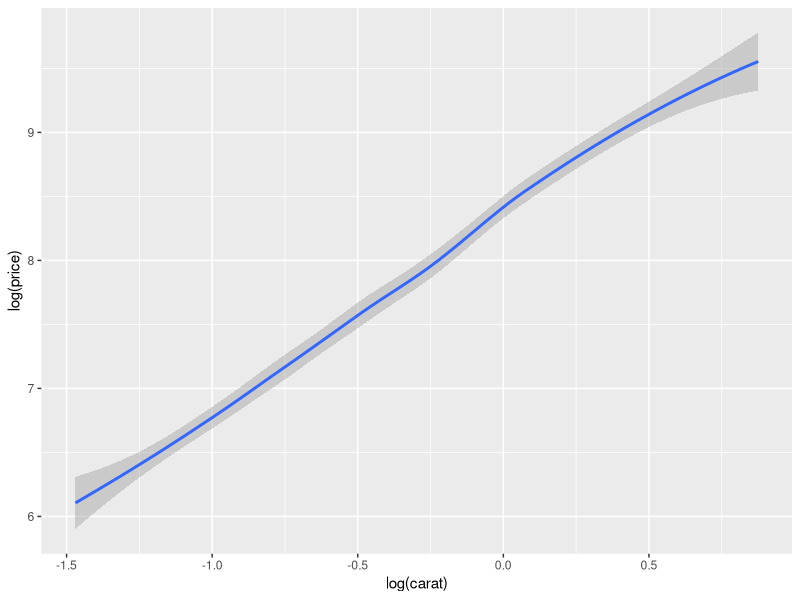
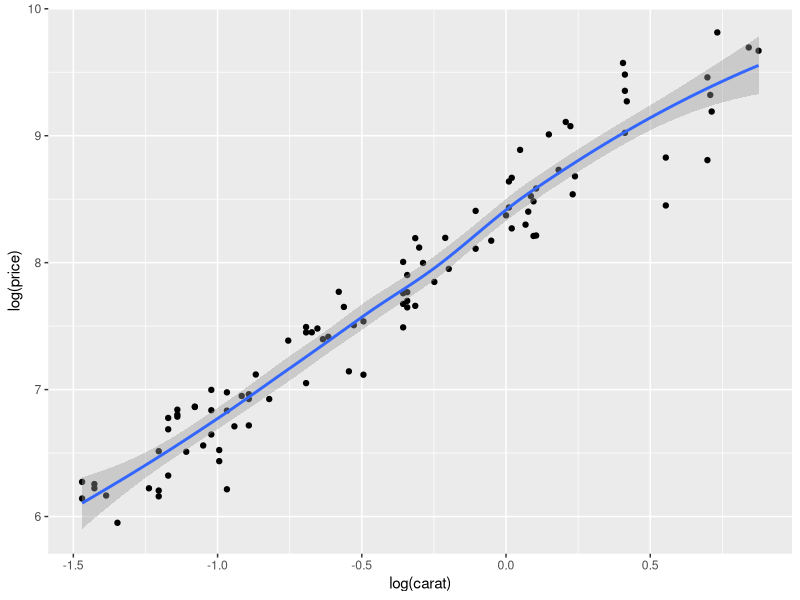
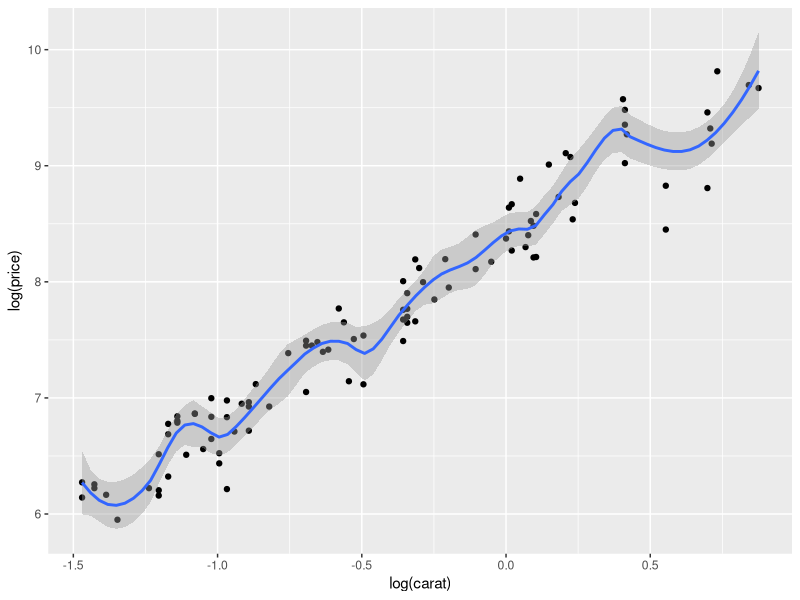
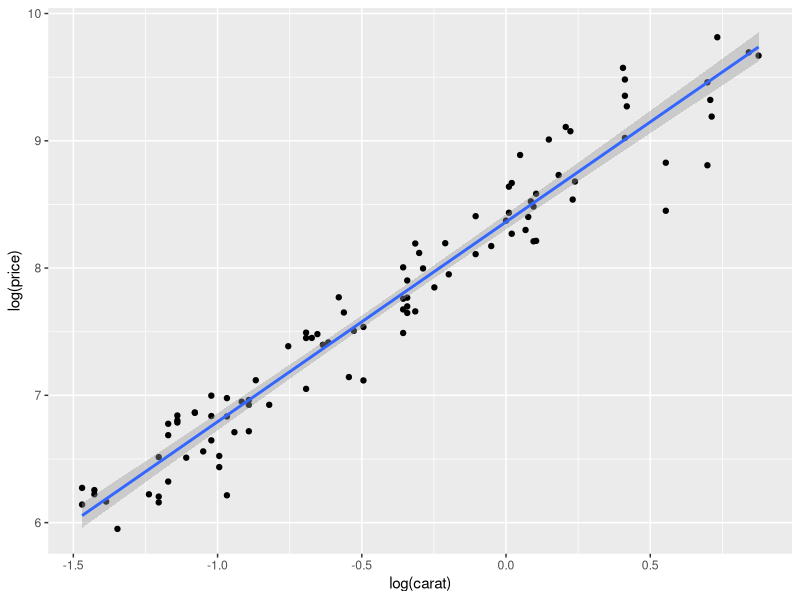
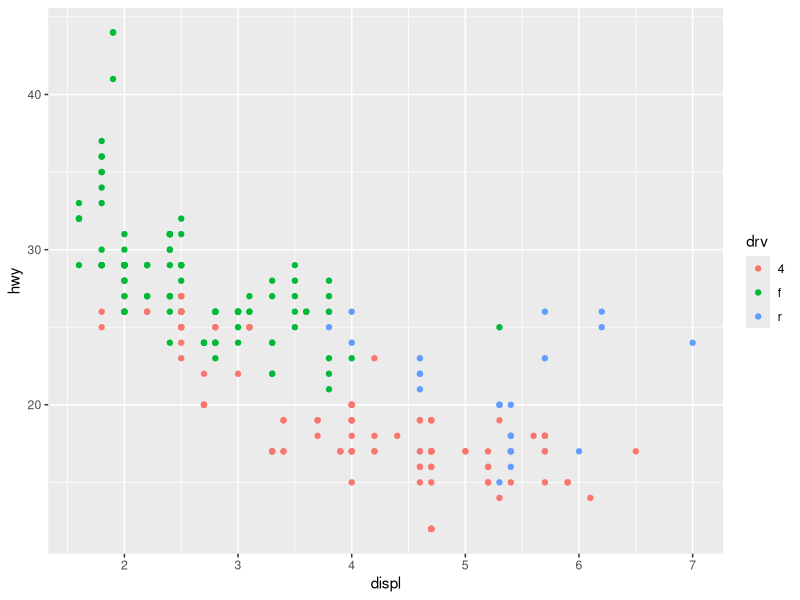
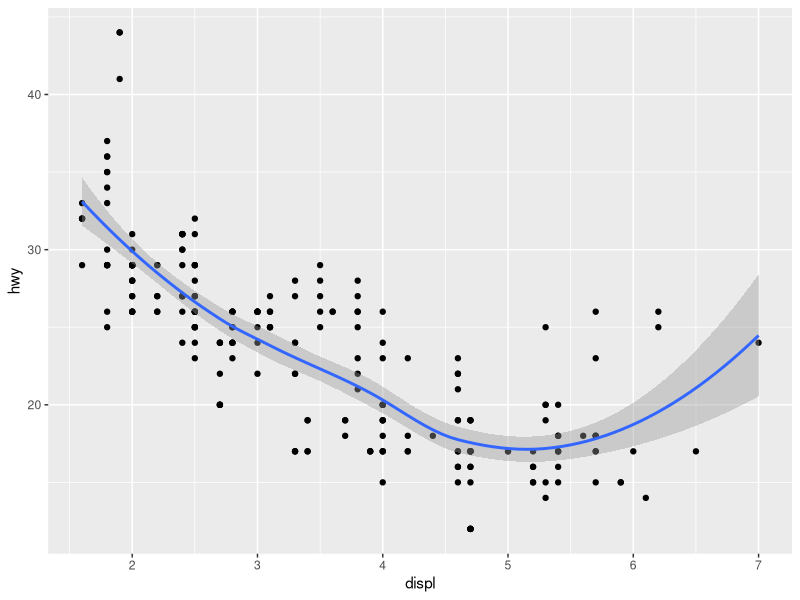
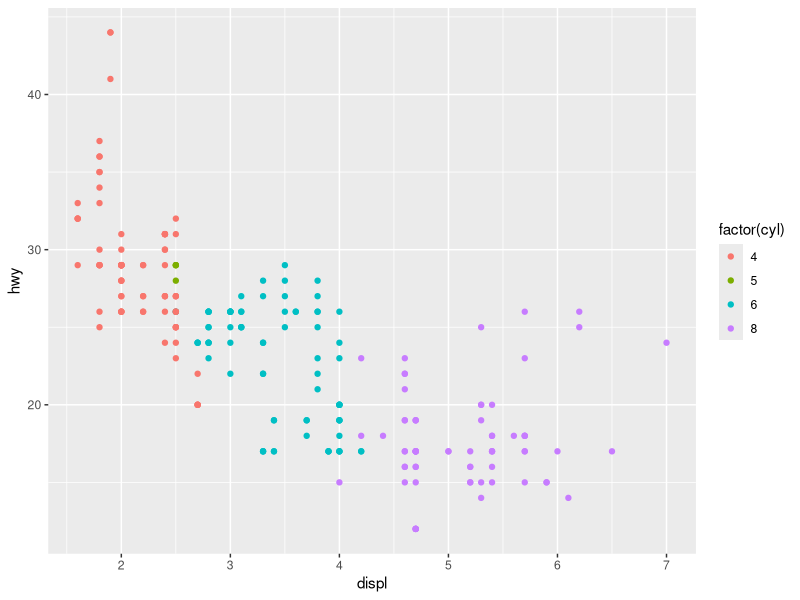
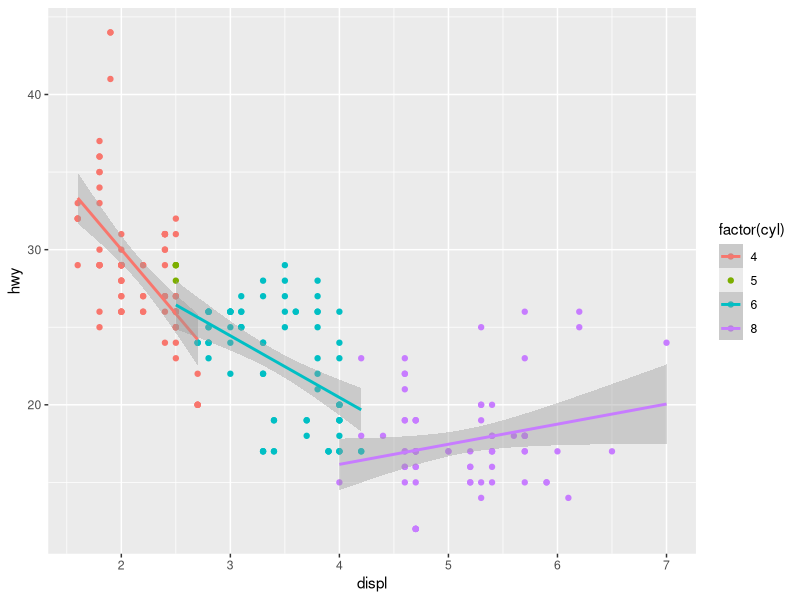

Generate these figures, in order, with R:
## ---- chunk 1
options(warn = -1) # Hide qplot warning.
## ---- chunk 2

library(ggplot2)

# Side-note that if you run this as a file and not in the IDE the plots will
# actually be put into a PDF for you in the active working directory (here).

# We can use a randomly selected sample of the dataset for the graph.
# However, because the results should be reproducible, we should set an RNG seed.
set.seed(1000)

# Select the numbered rows of the numbers produced by sample.
# Sample picks 100 random numbers.
dsmall <- diamonds[sample(nrow(diamonds), 100),]
# The random comma at the end tells R that you're slecting ROWS, not columns.
# If you don't put this comma it assumes you're looking to select the columns.

qplot(log(carat), log(price), data = dsmall, geom = "smooth")
# Can supply multiple geoms in a vector
qplot(log(carat), log(price), data = dsmall, geom = c("point", "smooth"))
# Different smooth line?

# Span varies the smoothness of geom_smooth from 0 to 1 where 1 is the smoothest.
# It states that span is an unknown parameter, yet this does actually
# modify the produced graph. 0.2 is the minimum before R throws warnings.
# 0.1 works with warnings, but anything lower produces no smooth line.
# Though, using 0.1 means you might as well not even put a smooth line.
qplot(log(carat), log(price), data = dsmall, geom = c("point", "smooth"), span = 0.2)

# You can also fit a linear model to the graph via lm.
qplot(log(carat), log(price), data = dsmall, geom = c("point", "smooth"), method = "lm")

# Scatterplotting a different dataset, ggplot's builtin mpg (car fuel economy data)
qplot(displ, hwy, data = mpg, color = drv)
# If you provided a color argument to this, it would draw one smooth for every color.
qplot(displ, hwy, data = mpg, geom = c("point", "smooth"))
# Answers the question "How are engine size and fuel economy related?"
# Turning cylinder into a factor (categorical data).
# Basically counts the appearances of each value.
qplot(displ, hwy, data = mpg, color = factor(cyl))
# We can use all arguments previously shown at once.
# Note that there aren't enough 5 cylinders to fit a line, so there isn't one.
qplot(displ, hwy, data = mpg, color = factor(cyl),
      geom = c("point", "smooth"), method = "lm")

### --- Faceting --- ###


# . acts as a placeholder, indicating that there's no variable.
# Results in three seperate histograms, one of each drive class.
qplot(hwy, data = mpg, facets = drv ~ ., binwidth = 2)
# Could add colors. Doesn't help much though.

# Flips sideways. displ is displacement. Air movement per engine rev possibly
qplot(displ, hwy, data = mpg, facets = . ~ drv, geom = c("point", "smooth"))

# Reusing the diamond set.
qplot(carat, data = diamonds, facets = color ~ ., geom = "histogram")

# ..density.. tells ggplot to map the density as the Y-axis, instead of just counting.
qplot(carat, ..density.., data = diamonds, facets = color ~ ., geom = "histogram")

# Plots thirty five histograms by also grouping by cut.
qplot(carat, data = diamonds, facets = color ~ cut, geom = "histogram")
